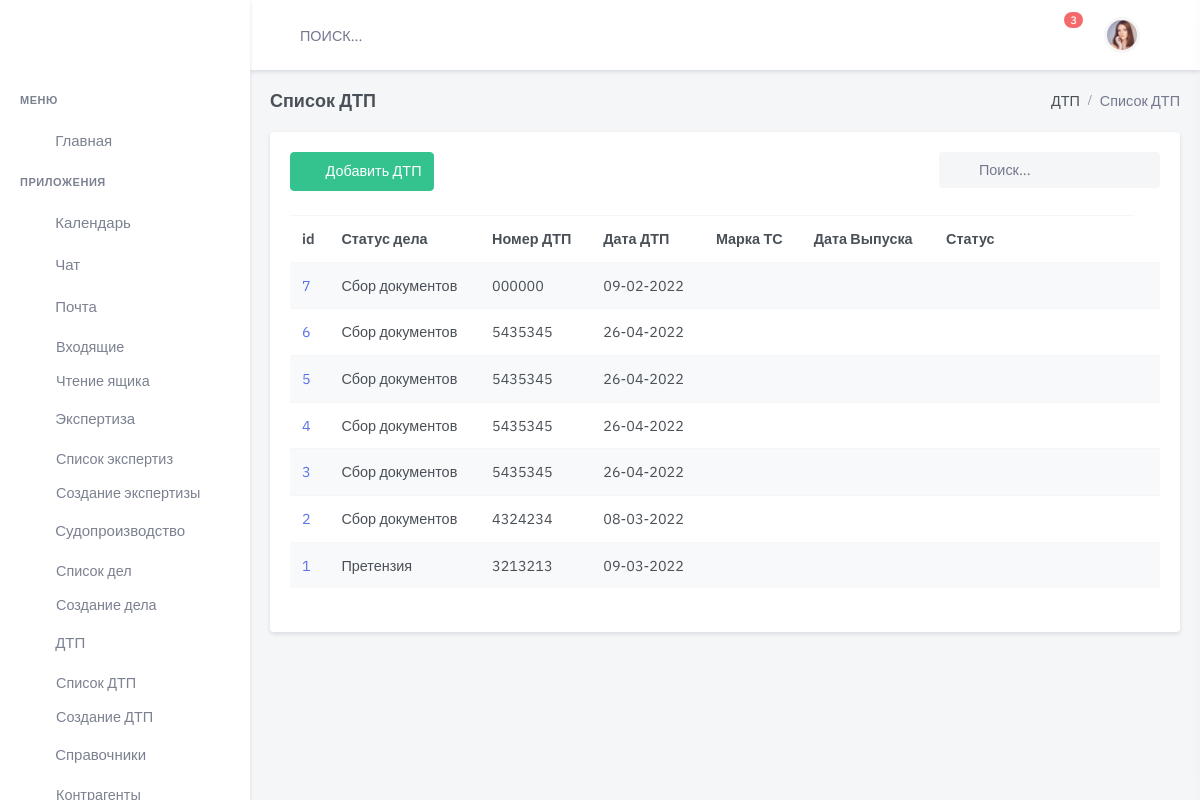
The app's page /accident/, older data.
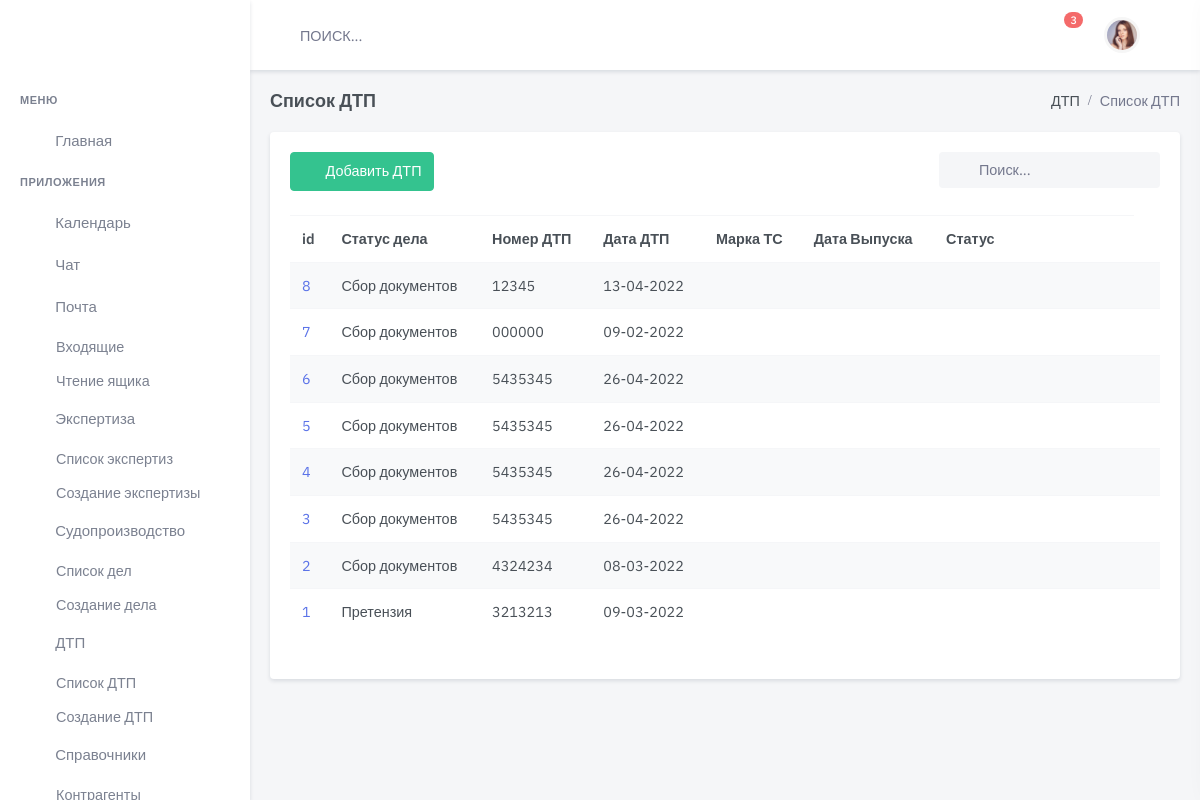
The same page, newer data.
### accident/models.py (models this page shows, shortened)
class Accident(models.Model):
    status = models.ForeignKey(
        Status,
        on_delete=models.CASCADE,
        related_name='status_acc',
        blank=True,
        null=True, verbose_name='Статус  дела о ДТП')
    data = models.DateField(
        blank=True,
        null=True,
        default=None,
        verbose_name='Дата ДТП ')
    time = models.TimeField(
        blank=True,
        null=True,
        default=None,
        verbose_name='Время ДТП ')
    location_accident = models.CharField(
        max_length=400,
        blank=True,
        default=None,
        verbose_name='Место ДТП')
    number = models.CharField(
        max_length=24,
        blank=True,
        null=True,
        default=None,
        verbose_name='Номер протокола')
    dtp_doc = models.ForeignKey(
        AccidentDoc,
        on_delete=models.CASCADE,
        related_name='dtp_doc',
        blank=True,
        null=True, verbose_name='Документ Основание ')
    file_doc = models.FileField(
        upload_to='upload/protokol_doc/',
        null=True, default=None,
        verbose_name="Файл Основание",
        blank=True, )
    dtp_pos = models.ForeignKey(
        AccidentPos,
        on_delete=models.CASCADE,
        related_name='AccidentPos',
        blank=True,
        null=True,
        verbose_name='Документ Постановление ')
    file_pos = models.FileField(
        upload_to='upload/protokol_pos/',
        null=True,
        default=None,
        blank=True,
        verbose_name="Файл Постановление")
    court_info = models.ForeignKey(
        InfoCourt,
        on_delete=models.CASCADE,
        related_name='court_info',
        blank=True,
        null=True, verbose_name='Инфо о Судопроизводстве')
    data_insurance = models.DateField(
        blank=True,
        null=True,
        default=None,
        verbose_name='Дата обращения в Страховую')
    message = models.CharField(
        max_length=100000,
        blank=True,
        null=True,
        default=None,
        verbose_name='Комментарий')
    slug = models.SlugField(max_length=200, default=uuid.uuid1)
    is_active = models.BooleanField(default=True)
    created = models.DateTimeField(auto_now_add=True, auto_now=False)
    updated = models.DateTimeField(auto_now_add=False, auto_now=True)
    def __str__(self):
        return 'id {}, номер {}, место дтп {}, клиент{}'.format(self.id, self.number, self.location_accident,
                                    self.partner_accident.filter(type='True').first())
    class Meta:
        verbose_name = "ДТП  "
        verbose_name_plural = "ДТП"
        ordering = ['-created']

class Status(models.Model):
    name = models.CharField(
        max_length=100,
        blank=True,
        null=True,
        default=None,
        verbose_name='Наименование')
    comment = models.CharField(
        max_length=100,
        blank=True,
        null=True,
        default=None,
        verbose_name='Комментарий')
    is_active = models.BooleanField(default=True)
    created = models.DateTimeField(auto_now_add=True, auto_now=False)
    updated = models.DateTimeField(auto_now_add=False, auto_now=True)
    def __str__(self):
        return "%s" % self.name
    class Meta:
        verbose_name = 'Статус  дела о ДТП'
        verbose_name_plural = 'Статусы дела о ДТП'

### accident/views.py (the view)
# urls.py: path('', accident_list, name='accident-list'),
def accident_list(request):
    accident = Accident.objects.all()
    print(accident)
    return render(request,
                  'dist/accident/list.html',
                  {'accident': accident,
                   }
                  )

### client/models.py (called while the page is built)
    def __str__(self):
        return "%s" % self.name

    def __str__(self):
        return "%s" % self.status

### templates/dist/accident/list.html (shortened to what this page needs)
{% extends 'dist/index.html' %}
{% load static %}
{% block content %}
  <div class="main-content">
    <div class="page-content">
      <div class="container-fluid">
        <div class="row">
          <div class="col-12">
            <div class="page-title-box d-flex align-items-center justify-content-between">
              <h4 class="mb-0">Список ДТП</h4>
              <div class="page-title-right">
                <ol class="breadcrumb m-0">
                  <li class="breadcrumb-item"><a href="javascript: void(0);">ДТП</a></li>
                  <li class="breadcrumb-item active">Список ДТП</li>
                </ol>
              </div>
            </div>
          </div>
        </div>
        <div class="row">
          <div class="col-lg-12">
            <div class="card">
              <div class="card-body">
                <div class="row mb-2">
                  <div class="col-md-6">
                    <div class="mb-3">
                      <a href="{% url 'accident-new' %}" class="btn btn-success waves-effect waves-light">
                        <i class="mdi mdi-plus me-2"></i> Добавить ДТП</a>
                    </div>
                  </div>
                  <div class="col-md-6">
                    <div class="form-inline float-md-end mb-3">
                      <div class="search-box ms-2">
                        <div class="position-relative">
                          <input type="text" class="form-control rounded bg-light border-0" placeholder="Поиск...">
                          <i class="mdi mdi-magnify search-icon"></i>
                        </div>
                      </div>
                    </div>
                  </div>
                </div>
                <div class="table-responsive mb-4">
                  <table class="table table-striped table-nowrap mb-0">
                    <thead>
                    <tr>
                      <th scope="col">id</th>
                      <th scope="col">Статус дела</th>
                      <th scope="col">Номер ДТП</th>
                      <th scope="col">Дата ДТП</th>
                      <th scope="col">Марка ТС</th>
                      <th scope="col">Дата Выпуска</th>
                      <th scope="col" style="width: 200px;">Статус</th>
                    </tr>
                    </thead>
                    <tbody>
                    {% for item in accident %}
                      <tr>
                        <td>
                          <a href="/accident/accident-add-partner/{{ item.id }}/">{{ item.id }}</a>
                        </td>
                        <td>{{ item.status }}</td>
                        <td>{{ item.number }}</td>
                        <td>{{ item.data |date:"d-m-Y" }}</td>
                        <td>{{ item.client.name }}</td>
                        <td>{{ item.car.date_made }}</td>
                        <td>{{ item.car.data_reg|date:"d-m-Y" }}</td>
                        <td>
                        </td>
                      </tr>
                    {% endfor %}
                    </tbody>
                  </table>
                </div>
              </div>
            </div>
          </div>
        </div>
      </div>
    </div>
  </div>
{% endblock content %}

Row changes from the older to the newer data that the page shows:
added Accident: id "8", status "Сбор документов", number "12345", data "13-04-2022"
